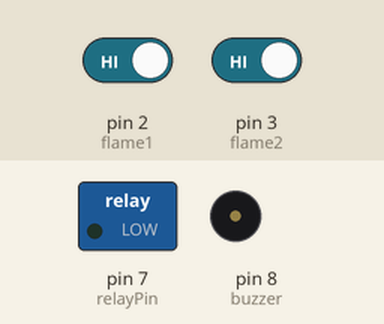
The sketch below on a simulated Arduino Uno, built with avr-gcc and run on an emulated ATmega328P. Shown: switched loads named in the sketch (green lamp = pin HIGH), buzzer (waves = sounding, pin HIGH). The inputs (shaded band) are chosen by the test bench; at power-on: pin 2 (flame1) HIGH, pin 3 (flame2) HIGH.

Above: at 1.2 s.
1.3 s: pin 2 (flame1) driven LOW
At 2.5 s:
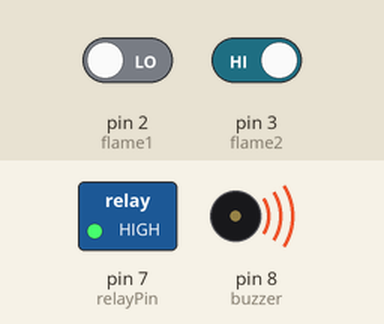
2.8 s: pin 2 (flame1) driven HIGH
At 3.7 s:
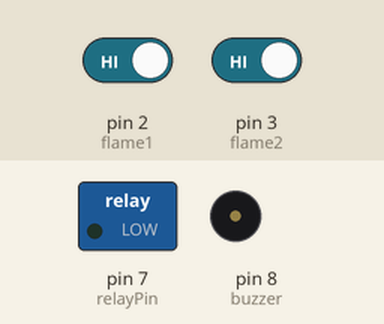
4.3 s: pin 3 (flame2) driven LOW
At 4.9 s:
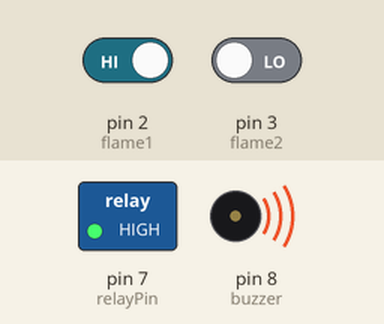
Timing chart, 0 to 7.3 s (numbered marks = the images above; inputs shaded):
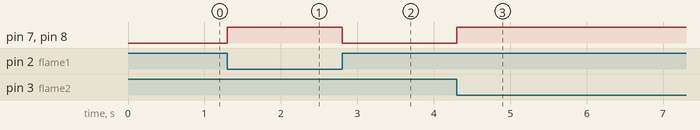

Measured:
- after the input at 1.3 s, pin 7 (relayPin), pin 8 (buzzer): LOW → HIGH at once
- after the input at 2.8 s, pin 7 (relayPin), pin 8 (buzzer): HIGH → LOW at once
- after the input at 4.3 s, pin 7 (relayPin), pin 8 (buzzer): LOW → HIGH at once

The sketch:

sketch_nov29a.ino
```cpp
int flame1 = 2;
int flame2 = 3;
int buzzer = 8;
int relayPin = 7;

void setup() {
  pinMode(flame1, INPUT);
  pinMode(flame2, INPUT);
  pinMode(buzzer, OUTPUT);
  pinMode(relayPin, OUTPUT);

  digitalWrite(buzzer, LOW);
  digitalWrite(relayPin, LOW);
}

void loop() {
  int f1 = digitalRead(flame1);
  int f2 = digitalRead(flame2);

  bool fire = (f1 == LOW || f2 == LOW);

  if (fire) {
    digitalWrite(buzzer, HIGH);
    digitalWrite(relayPin, HIGH);
  } else {
    digitalWrite(buzzer, LOW);
    digitalWrite(relayPin, LOW);
  }
}
```
